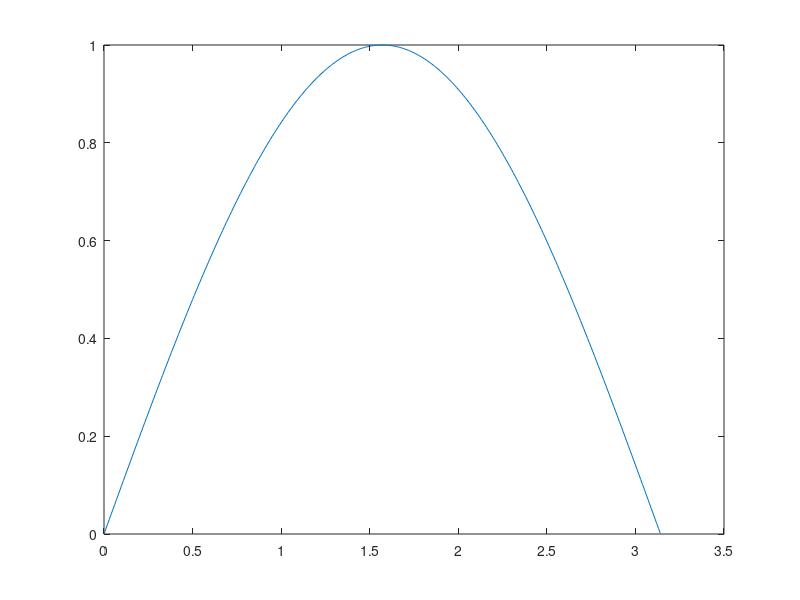

The MATLAB script that drew this image:
n = 20;
r = 1/2;
figure(1);  hold on
temp_sum = 0;
for i = 0:n
    temp_sum = temp_sum + r^i;
    plot(i,temp_sum,'.')
end
hold off
disp(temp_sum)

R = 1/(1-1/2);


%%
temp_sum = 0;
r = 1/2;
i = 0;
while r^i > 10^(-3)
    temp_sum = temp_sum + r^i
    i = i + 1;
end
temp_sum   

%%
temp_sum = 0;
r = 1/2;
i = 0;
while temp_sum <= 1+1/2
    temp_sum = temp_sum + r^i;
    i = i + 1;
end
i-2


%%
a = 0;
b = pi;
delta = 0.01;
x = a:delta:b;
y = sin(x);

plot(x,y)

temp_area = 0;
for i = 1:length(x)-1
    temp_area = temp_area + delta*((y(i)+y(i+1))/2);
end
temp_area

temp_area2 = 0;
for i = 1:length(x)-1
    temp_area2 = temp_area2 + delta*y(i);
end
temp_area2

%%
a = 0;
delta = 0.01;

dy = (sin(a+delta) - sin(a))/delta












